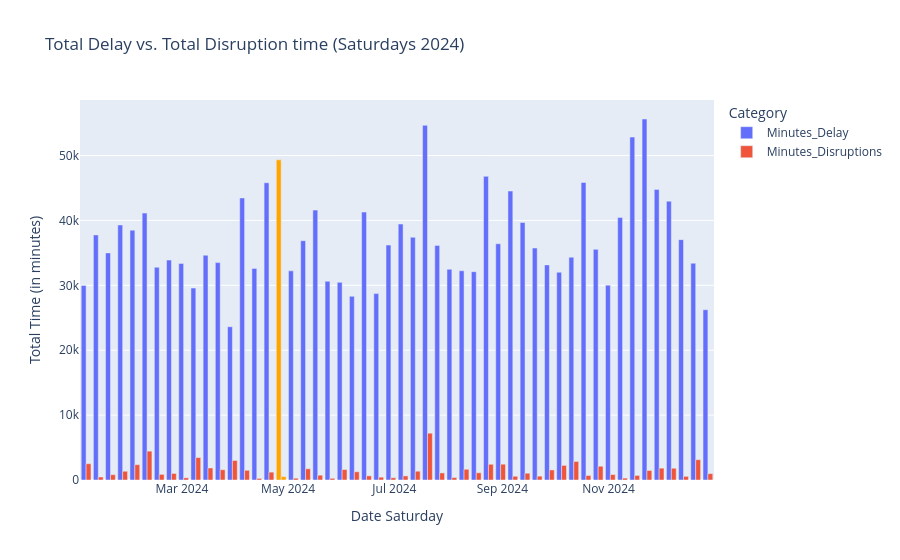

Source (notebook cell):
### Code cell
#compare the disruptions against the delays on saturdays in 2024, to see if there is a correlation between the two 
combined_df = pd.read_pickle("combined_df_zaterdagen.pkl")       #saved in previous notebook 

#The delay time per saturday 
train_saturdays = combined_df.groupby('Service:Date')['Stop:Arrival delay'].sum().reset_index()
train_saturdays.columns = ['Date', 'Minutes_Delay']
train_saturdays['Date'] = pd.to_datetime(train_saturdays['Date']).dt.date


#The disruption time per saturday 
saturdays = ['2024-01-06', '2024-01-13', '2024-01-20', '2024-01-27', '2024-02-03', '2024-02-10', '2024-02-17', '2024-02-24', '2024-03-02', '2024-03-09', '2024-03-16', '2024-03-23', '2024-03-30', '2024-04-06', '2024-04-13', '2024-04-20', '2024-04-27', '2024-05-04', '2024-05-11', '2024-05-18', '2024-05-25', '2024-06-01', '2024-06-08', '2024-06-15', '2024-06-22', '2024-06-29', '2024-07-06', '2024-07-13', '2024-07-20', '2024-07-27', '2024-08-03', '2024-08-10', '2024-08-17', '2024-08-24', '2024-08-31', '2024-09-07', '2024-09-14', '2024-09-21', '2024-09-28', '2024-10-05', '2024-10-12', '2024-10-19', '2024-10-26', '2024-11-02', '2024-11-09', '2024-11-16', '2024-11-23', '2024-11-30', '2024-12-07', '2024-12-14', '2024-12-21', '2024-12-28']
saturdays = pd.to_datetime(saturdays).date
df['Date'] = pd.to_datetime(df['start_time'], format='%d-%m-%Y %H:%M').dt.date
disruptions_2024 = df[df['Date'].isin(saturdays)]
disruptions_saturdays = disruptions_2024.groupby('Date')['duration_minutes'].sum().reset_index()
disruptions_saturdays.columns = ['Date', 'Minutes_Disruptions']

#Merge the two datasets together 
comparison_df = pd.merge(train_saturdays, disruptions_saturdays, on='Date').sort_values(by='Date')


#Plotly dataframe in long format 
comparison_long = pd.melt(
    comparison_df, 
    id_vars=['Date'], 
    value_vars=['Minutes_Delay', 'Minutes_Disruptions'],
    var_name='Category', 
    value_name='Minutes'
)
comparison_long['Date'] = comparison_long['Date'].astype(str)

#plotly bar chart
fig = px.bar(
    comparison_long,
    x='Date',
    y='Minutes',
    color='Category',
    barmode='group',
    labels={'Date': 'Date Saturday', 'Minutes': 'Total Time (in minutes)'},
    title='Total Delay vs. Total Disruption time (Saturdays 2024)',
)

# Highlight Kings Day 
highlight = '2024-04-27'   
orange = 'orange'

for trace in fig.data:
    base_color = trace.marker.color   
    trace.marker.color = [orange if i == highlight else base_color for i in trace.x]

os.makedirs(os.path.join("..", "Figures"), exist_ok=True)
fig.write_image(os.path.join("..", "Figures", "figure4.png"), scale=2)

fig.show()

### Figure 1 — Plotly figure (JSON) as saved in the notebook; plotly's stock layout.template omitted (floating-point values rounded to 4 significant figures)
{"data": [{"alignmentgroup": "True", "hovertemplate": "Category=Minutes_Delay<br>Date Saturday=%{x}<br>Total Time (in minutes)=%{y}<extra></extra>", "legendgroup": "Minutes_Delay", "marker": {"color": ["#636efa", "#636efa", "#636efa", "#636efa", "#636efa", "#636efa", "#636efa", "#636efa", "#636efa", "#636efa", "#636efa", "#636efa", "#636efa", "#636efa", "#636efa", "#636efa", "orange", "#636efa", "#636efa", "#636efa", "#636efa", "#636efa", "#636efa", "#636efa", "#636efa", "#636efa", "#636efa", "#636efa", "#636efa", "#636efa", "#636efa", "#636efa", "#636efa", "#636efa", "#636efa", "#636efa", "#636efa", "#636efa", "#636efa", "#636efa", "#636efa", "#636efa", "#636efa", "#636efa", "#636efa", "#636efa", "#636efa", "#636efa", "#636efa", "#636efa", "#636efa", "#636efa"], "pattern": {"shape": ""}}, "name": "Minutes_Delay", "offsetgroup": "Minutes_Delay", "orientation": "v", "showlegend": true, "textposition": "auto", "type": "bar", "x": ["2024-01-06", "2024-01-13", "2024-01-20", "2024-01-27", "2024-02-03", "2024-02-10", "2024-02-17", "2024-02-24", "2024-03-02", "2024-03-09", "2024-03-16", "2024-03-23", "2024-03-30", "2024-04-06", "2024-04-13", "2024-04-20", "2024-04-27", "2024-05-04", "2024-05-11", "2024-05-18", "2024-05-25", "2024-06-01", "2024-06-08", "2024-06-15", "2024-06-22", "2024-06-29", "2024-07-06", "2024-07-13", "2024-07-20", "2024-07-27", "2024-08-03", "2024-08-10", "2024-08-17", "2024-08-24", "2024-08-31", "2024-09-07", "2024-09-14", "2024-09-21", "2024-09-28", "2024-10-05", "2024-10-12", "2024-10-19", "2024-10-26", "2024-11-02", "2024-11-09", "2024-11-16", "2024-11-23", "2024-11-30", "2024-12-07", "2024-12-14", "2024-12-21", "2024-12-28"], "xaxis": "x", "y": [29970.0, 37770.0, 35000.0, 39300.0, 38500.0, 41130.0, 32780.0, 33900.0, 33350.0, 29580.0, 34640.0, 33500.0, 23620.0, 43460.0, 32610.0, 45800.0, 49330.0, 32230.0, 36880.0, 41590.0, 30630.0, 30460.0, 28300.0, 41280.0, 28720.0, 36200.0, 39440.0, 37400.0, 54650.0, 36150.0, 32470.0, 32240.0, 32100.0, 46790.0, 36400.0, 44520.0, 39680.0, 35750.0, 33150.0, 32010.0, 34340.0, 45850.0, 35540.0, 30030.0, 40440.0, 52840.0, 55630.0, 44780.0, 42970.0, 37040.0, 33400.0, 26240.0], "yaxis": "y"}, {"alignmentgroup": "True", "hovertemplate": "Category=Minutes_Disruptions<br>Date Saturday=%{x}<br>Total Time (in minutes)=%{y}<extra></extra>", "legendgroup": "Minutes_Disruptions", "marker": {"color": ["#EF553B", "#EF553B", "#EF553B", "#EF553B", "#EF553B", "#EF553B", "#EF553B", "#EF553B", "#EF553B", "#EF553B", "#EF553B", "#EF553B", "#EF553B", "#EF553B", "#EF553B", "#EF553B", "orange", "#EF553B", "#EF553B", "#EF553B", "#EF553B", "#EF553B", "#EF553B", "#EF553B", "#EF553B", "#EF553B", "#EF553B", "#EF553B", "#EF553B", "#EF553B", "#EF553B", "#EF553B", "#EF553B", "#EF553B", "#EF553B", "#EF553B", "#EF553B", "#EF553B", "#EF553B", "#EF553B", "#EF553B", "#EF553B", "#EF553B", "#EF553B", "#EF553B", "#EF553B", "#EF553B", "#EF553B", "#EF553B", "#EF553B", "#EF553B", "#EF553B"], "pattern": {"shape": ""}}, "name": "Minutes_Disruptions", "offsetgroup": "Minutes_Disruptions", "orientation": "v", "showlegend": true, "textposition": "auto", "type": "bar", "x": ["2024-01-06", "2024-01-13", "2024-01-20", "2024-01-27", "2024-02-03", "2024-02-10", "2024-02-17", "2024-02-24", "2024-03-02", "2024-03-09", "2024-03-16", "2024-03-23", "2024-03-30", "2024-04-06", "2024-04-13", "2024-04-20", "2024-04-27", "2024-05-04", "2024-05-11", "2024-05-18", "2024-05-25", "2024-06-01", "2024-06-08", "2024-06-15", "2024-06-22", "2024-06-29", "2024-07-06", "2024-07-13", "2024-07-20", "2024-07-27", "2024-08-03", "2024-08-10", "2024-08-17", "2024-08-24", "2024-08-31", "2024-09-07", "2024-09-14", "2024-09-21", "2024-09-28", "2024-10-05", "2024-10-12", "2024-10-19", "2024-10-26", "2024-11-02", "2024-11-09", "2024-11-16", "2024-11-23", "2024-11-30", "2024-12-07", "2024-12-14", "2024-12-21", "2024-12-28"], "xaxis": "x", "y": [2510.0, 467.0, 821.0, 1350.0, 2365.0, 4450.0, 869.0, 1011.0, 337.0, 3458.0, 1855.0, 1585.0, 3008.0, 1495.0, 246.0, 1213.0, 531.0, 276.0, 1731.0, 742.0, 263.0, 1610.0, 1269.0, 644.0, 439.0, 348.0, 629.0, 1356.0, 7210.0, 1093.0, 377.0, 1653.0, 1119.0, 2422.0, 2437.0, 575.0, 1046.0, 596.0, 1551.0, 2251.0, 2857.0, 697.0, 2123.0, 839.0, 292.0, 705.0, 1468.0, 1827.0, 1812.0, 563.0, 3128.0, 984.0], "yaxis": "y"}], "layout": {"barmode": "group", "legend": {"title": {"text": "Category"}, "tracegroupgap": 0}, "title": {"text": "Total Delay vs. Total Disruption time (Saturdays 2024)"}, "xaxis": {"anchor": "y", "domain": [0, 1], "title": {"text": "Date Saturday"}}, "yaxis": {"anchor": "x", "domain": [0, 1], "title": {"text": "Total Time (in minutes)"}}}}
